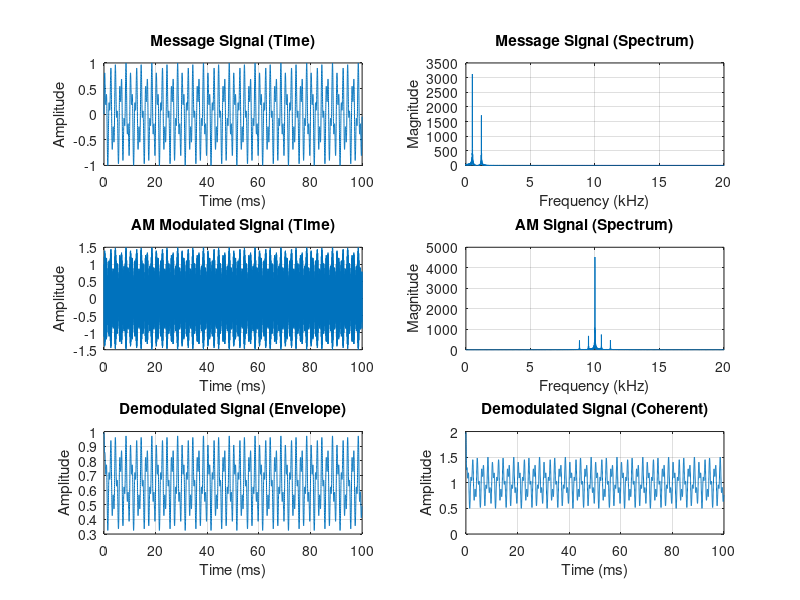
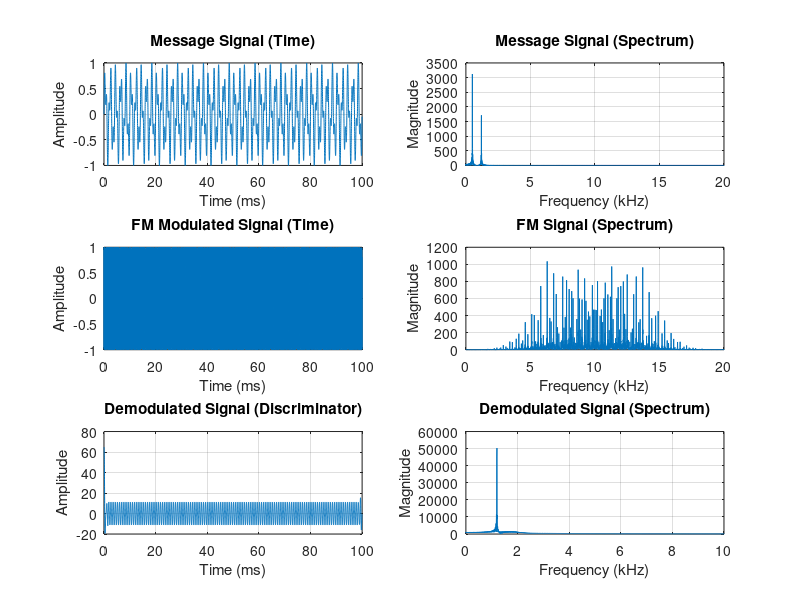
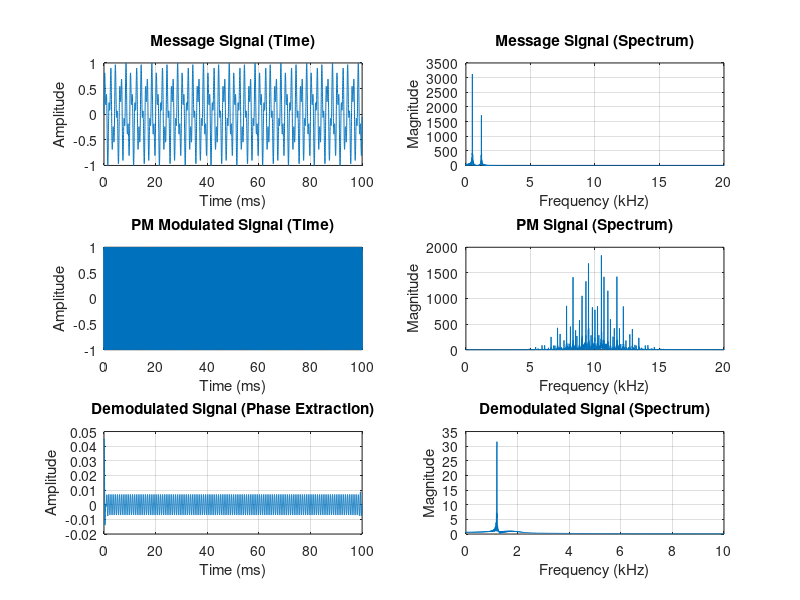
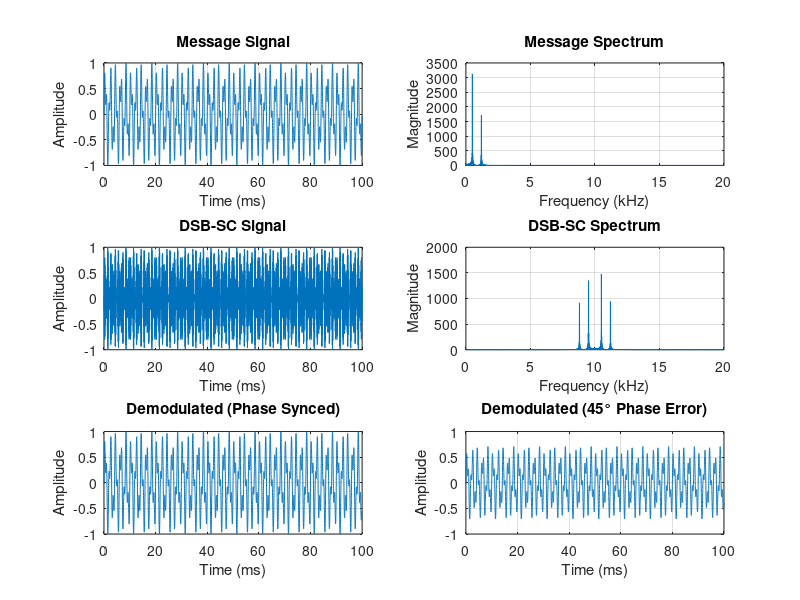

The MATLAB source for these figures, in order:
%% Analog Modulation and Demodulation Implementation
% ECE 342 Project - Spring 2026
% Team Project: Design and Implementation of Different Types of Analog 
% Modulation and Demodulation in Communication Systems Using AI
%
% This script implements: AM, FM, PM, DSB-SC, SSB, VSB
% Author: King Anwar
% Date: April 2026

clear all; close all; clc;

fprintf('=== PHASE 2: ANALOG MODULATION IMPLEMENTATION ===\n');
fprintf('ECE 342 Project - Spring 2026\n\n');

%% ========================================================================
% PARAMETERS AND SIGNAL SETUP
% ========================================================================
fs = 100e3;          % Sampling frequency (Hz) - at least 100 kHz
fc = 10e3;           % Carrier frequency (Hz) - 10 kHz
T = 0.1;             % Signal duration (seconds)
t = 0:1/fs:T-1/fs;   % Time vector (fixed to match length exactly)
N = length(t);       % Number of samples

% Message signal: sum of two sinusoids (representing audio)
f1 = 500;  % Message frequency 1 (Hz)
f2 = 1200; % Message frequency 2 (Hz)
m_t = 0.5*sin(2*pi*f1*t) + 0.3*sin(2*pi*f2*t);  % Message signal (normalized)

% Normalize message to [-1, 1] range for proper modulation
m_t = m_t / max(abs(m_t));

fprintf('Parameters: fs=%.0f Hz, fc=%.0f Hz, duration=%.3f s\n', fs, fc, T);
fprintf('Message frequencies: f1=%d Hz, f2=%d Hz\n', f1, f2);

%% ========================================================================
% HELPER FUNCTIONS
% ========================================================================

function [y_demod] = envelope_detector(y, fs, ~)
    % Simple envelope detector for AM
    % Rectification + low-pass filter
    y_rect = abs(y);  % Full-wave rectification
    % Design LPF for demodulation (cutoff ~ message bandwidth)
    fc_lpf = 2e3;  % 2 kHz cutoff (above max message freq)
    [b, a] = butter(5, fc_lpf/(fs/2), 'low');
    y_demod = filtfilt(b, a, y_rect);
end

function [y_demod] = coherent_demod(y, fs, fc, phase_offset)
    % Coherent/synchronous detector
    % Multiply by local carrier and LPF
    t = (0:length(y)-1)/fs;
    local_carrier = cos(2*pi*fc*t + phase_offset);
    y_product = y .* local_carrier;
    % LPF
    fc_lpf = 2e3;
    [b, a] = butter(5, fc_lpf/(fs/2), 'low');
    y_demod = 2 * filtfilt(b, a, y_product);
end

function [y_demod] = fm_discriminator(y, fs, fc)
    % Frequency discriminator for FM using gradient (more accurate)
    % 1. Convert to analytic signal using Hilbert transform
    y_analytic = hilbert(y);
    % 2. Extract instantaneous phase
    instantaneous_phase = unwrap(angle(y_analytic));
    % 3. Differentiate using gradient (rad/s)
    phase_deriv = gradient(instantaneous_phase, 1/fs);
    % 4. Convert to frequency deviation (Hz)
    freq_dev = phase_deriv / (2*pi);
    % 5. Remove carrier component (DC) and filter
    fc_lpf = 2e3;
    [b_hp, a_hp] = butter(5, fc_lpf/(fs/2), 'high');
    y_demod = filtfilt(b_hp, a_hp, freq_dev);
    [b_lp, a_lp] = butter(5, fc_lpf/(fs/2), 'low');
    y_demod = filtfilt(b_lp, a_lp, y_demod);
end

function [y_demod] = pm_demodulator(y, fs, fc)
    % Phase demodulation by extracting phase and removing carrier
    y_analytic = hilbert(y);
    instantaneous_phase = unwrap(angle(y_analytic));
    % Remove carrier phase component
    t = (0:length(y)-1)/fs;
    carrier_phase = 2*pi*fc*t;
    y_demod = instantaneous_phase - carrier_phase;
    % Remove DC and LPF
    fc_lpf = 2e3;
    [b_hp, a_hp] = butter(5, fc_lpf/(fs/2), 'high');
    y_demod = filtfilt(b_hp, a_hp, y_demod);
    [b_lp, a_lp] = butter(5, fc_lpf/(fs/2), 'low');
    y_demod = filtfilt(b_lp, a_lp, y_demod);
end

%% ========================================================================
% COMPUTE FFT FOR SPECTRA
% ========================================================================
N_fft = 2^nextpow2(N);
f_vec = (0:N_fft-1)*fs/N_fft - fs/2;
M_msg = fftshift(fft(m_t, N_fft));

%% ========================================================================
% MODULATION #1: AMPLITUDE MODULATION (AM)
% ========================================================================
fprintf('\n=== Modulation 1: AMPLITUDE MODULATION (AM) ===\n');

Ac = 1;                   % Carrier amplitude
modulation_index = 0.5;   % Modulation depth (0 to 1)

% Generate AM signal
s_AM = Ac * (1 + modulation_index*m_t) .* cos(2*pi*fc*t);

% Envelope detection (non-coherent)
s_AM_demod = envelope_detector(s_AM, fs, fc);

% For comparison: coherent demodulation
s_AM_coherent = coherent_demod(s_AM, fs, fc, 0);

% Compute FFT for spectra
M_AM = fftshift(fft(s_AM, N_fft));

figure(1); set(gcf, 'Name', 'AM Modulation');
subplot(3,2,1); plot(t*1000, m_t); title('Message Signal (Time)'); xlabel('Time (ms)'); ylabel('Amplitude'); grid on;
subplot(3,2,2); plot(f_vec/1000, abs(M_msg)); title('Message Signal (Spectrum)'); xlabel('Frequency (kHz)'); ylabel('Magnitude'); grid on; xlim([0 20]);
subplot(3,2,3); plot(t*1000, s_AM); title('AM Modulated Signal (Time)'); xlabel('Time (ms)'); ylabel('Amplitude'); grid on;
subplot(3,2,4); plot(f_vec/1000, abs(M_AM)); title('AM Signal (Spectrum)'); xlabel('Frequency (kHz)'); ylabel('Magnitude'); grid on; xlim([0 20]);
subplot(3,2,5); plot(t*1000, s_AM_demod); title('Demodulated Signal (Envelope)'); xlabel('Time (ms)'); ylabel('Amplitude'); grid on;
subplot(3,2,6); plot(t*1000, s_AM_coherent); title('Demodulated Signal (Coherent)'); xlabel('Time (ms)'); ylabel('Amplitude'); grid on;

fprintf('AM: Carrier at %d Hz, Sidebands at %d Hz and %d Hz\n', fc, fc-f2, fc+f2);

%% ========================================================================
% MODULATION #2: FREQUENCY MODULATION (FM)
% ========================================================================
fprintf('\n=== Modulation 2: FREQUENCY MODULATION (FM) ===\n');

Ac = 1;
kf = 5e3;  % Frequency sensitivity (Hz/V) - peak deviation depends on m(t)

% Generate FM signal using direct frequency modulation
message_integral = cumsum(m_t) * (1/fs);  % Approximate integral
phi_FM = 2*pi*fc*t + 2*pi*kf*message_integral;
s_FM = Ac * cos(phi_FM);

% FM Discriminator demodulation
s_FM_demod = fm_discriminator(s_FM, fs, fc);

% Compute spectra
M_FM = fftshift(fft(s_FM, N_fft));
M_FM_demod = fftshift(fft(s_FM_demod, N_fft));

% Calculate Peak Frequency Deviation
delta_f = kf * max(m_t);
fprintf('FM: Peak frequency deviation = %.0f Hz\n', delta_f);
fprintf('FM: Carson bandwidth = %.0f Hz\n', 2*(delta_f + f2));

figure(2); set(gcf, 'Name', 'FM Modulation');
subplot(3,2,1); plot(t*1000, m_t); title('Message Signal (Time)'); xlabel('Time (ms)'); ylabel('Amplitude'); grid on;
subplot(3,2,2); plot(f_vec/1000, abs(M_msg)); title('Message Signal (Spectrum)'); xlabel('Frequency (kHz)'); ylabel('Magnitude'); grid on; xlim([0 20]);
subplot(3,2,3); plot(t*1000, s_FM); title('FM Modulated Signal (Time)'); xlabel('Time (ms)'); ylabel('Amplitude'); grid on;
subplot(3,2,4); plot(f_vec/1000, abs(M_FM)); title('FM Signal (Spectrum)'); xlabel('Frequency (kHz)'); ylabel('Magnitude'); grid on; xlim([0 20]);
subplot(3,2,5); plot(t*1000, s_FM_demod); title('Demodulated Signal (Discriminator)'); xlabel('Time (ms)'); ylabel('Amplitude'); grid on;
subplot(3,2,6); plot(f_vec/1000, abs(M_FM_demod)); title('Demodulated Signal (Spectrum)'); xlabel('Frequency (kHz)'); ylabel('Magnitude'); grid on; xlim([0 10]);

%% ========================================================================
% MODULATION #3: PHASE MODULATION (PM)
% ========================================================================
fprintf('\n=== Modulation 3: PHASE MODULATION (PM) ===\n');

Ac = 1;
kp = pi;  % Phase sensitivity (radians/V)

% Generate PM signal
s_PM = Ac * cos(2*pi*fc*t + kp*m_t);

% PM Demodulation using phase extraction
s_PM_demod = pm_demodulator(s_PM, fs, fc);

% Compute spectra
M_PM = fftshift(fft(s_PM, N_fft));
M_PM_demod = fftshift(fft(s_PM_demod, N_fft));

figure(3); set(gcf, 'Name', 'PM Modulation');
subplot(3,2,1); plot(t*1000, m_t); title('Message Signal (Time)'); xlabel('Time (ms)'); ylabel('Amplitude'); grid on;
subplot(3,2,2); plot(f_vec/1000, abs(M_msg)); title('Message Signal (Spectrum)'); xlabel('Frequency (kHz)'); ylabel('Magnitude'); grid on; xlim([0 20]);
subplot(3,2,3); plot(t*1000, s_PM); title('PM Modulated Signal (Time)'); xlabel('Time (ms)'); ylabel('Amplitude'); grid on;
subplot(3,2,4); plot(f_vec/1000, abs(M_PM)); title('PM Signal (Spectrum)'); xlabel('Frequency (kHz)'); ylabel('Magnitude'); grid on; xlim([0 20]);
subplot(3,2,5); plot(t*1000, s_PM_demod); title('Demodulated Signal (Phase Extraction)'); xlabel('Time (ms)'); ylabel('Amplitude'); grid on;
subplot(3,2,6); plot(f_vec/1000, abs(M_PM_demod)); title('Demodulated Signal (Spectrum)'); xlabel('Frequency (kHz)'); ylabel('Magnitude'); grid on; xlim([0 10]);

%% ========================================================================
% MODULATION #4: DSB SUPPRESSED CARRIER (DSB-SC)
% ========================================================================
fprintf('\n=== Modulation 4: DSB-SC ===\n');

Ac = 1;

% Generate DSB-SC signal (multiplies message by carrier, no carrier term)
s_DSB = Ac * m_t .* cos(2*pi*fc*t);

% DSB-SC requires COHERENT demodulation (synchronous detection)
s_DSB_demod = coherent_demod(s_DSB, fs, fc, 0);

% Try with phase error to show importance of coherent detection
s_DSB_demod_pe = coherent_demod(s_DSB, fs, fc, pi/4);  % 45 degree phase error

% Compute spectra
M_DSB = fftshift(fft(s_DSB, N_fft));
M_DSB_demod = fftshift(fft(s_DSB_demod, N_fft));

figure(4); set(gcf, 'Name', 'DSB-SC Modulation');
subplot(3,2,1); plot(t*1000, m_t); title('Message Signal'); xlabel('Time (ms)'); ylabel('Amplitude'); grid on;
subplot(3,2,2); plot(f_vec/1000, abs(M_msg)); title('Message Spectrum'); xlabel('Frequency (kHz)'); ylabel('Magnitude'); grid on; xlim([0 20]);
subplot(3,2,3); plot(t*1000, s_DSB); title('DSB-SC Signal'); xlabel('Time (ms)'); ylabel('Amplitude'); grid on;
subplot(3,2,4); plot(f_vec/1000, abs(M_DSB)); title('DSB-SC Spectrum'); xlabel('Frequency (kHz)'); ylabel('Magnitude'); grid on; xlim([0 20]);
subplot(3,2,5); plot(t*1000, s_DSB_demod); title('Demodulated (Phase Synced)'); xlabel('Time (ms)'); ylabel('Amplitude'); grid on;
subplot(3,2,6); plot(t*1000, s_DSB_demod_pe); title('Demodulated (45° Phase Error)'); xlabel('Time (ms)'); ylabel('Amplitude'); grid on;

%% ========================================================================
% MODULATION #5: SINGLE SIDEBAND (SSB) - USB AND LSB
% ========================================================================
fprintf('\n=== Modulation 5: SINGLE SIDEBAND (SSB) ===\n');

% Generate Hilbert transform for SSB
m_hilbert = hilbert(m_t);  % Analytic signal
m_ht = imag(m_hilbert);    % Hilbert transform (90 deg phase shift)

% CORRECTED: Upper Sideband (USB): m(t)cos(wc) - m_hat(t)sin(wc)
s_USB = 0.5 * m_t .* cos(2*pi*fc*t) - 0.5 * m_ht .* sin(2*pi*fc*t);
% Lower Sideband (LSB): m(t)cos(wc) + m_hat(t)sin(wc)
s_LSB = 0.5 * m_t .* cos(2*pi*fc*t) + 0.5 * m_ht .* sin(2*pi*fc*t);

% SSB Demodulation (coherent required)
s_USB_demod = coherent_demod(s_USB, fs, fc, 0);
s_LSB_demod = coherent_demod(s_LSB, fs, fc, 0);

% Compute spectra
M_USB = fftshift(fft(s_USB, N_fft));
M_LSB = fftshift(fft(s_LSB, N_fft));

% Plot USB
figure(5); set(gcf, 'Name', 'SSB-USB Modulation');
subplot(3,2,1); plot(t*1000, m_t); title('Message Signal'); xlabel('Time (ms)'); ylabel('Amplitude'); grid on;
subplot(3,2,2); plot(f_vec/1000, abs(M_msg)); title('Message Spectrum'); xlabel('Frequency (kHz)'); ylabel('Magnitude'); grid on; xlim([0 20]);
subplot(3,2,3); plot(t*1000, s_USB); title('USB Signal'); xlabel('Time (ms)'); ylabel('Amplitude'); grid on;
subplot(3,2,4); plot(f_vec/1000, abs(M_USB)); title('USB Spectrum'); xlabel('Frequency (kHz)'); ylabel('Magnitude'); grid on; xlim([0 20]);
subplot(3,2,5); plot(t*1000, s_USB_demod); title('Demodulated USB'); xlabel('Time (ms)'); ylabel('Amplitude'); grid on;
subplot(3,2,6); plot(f_vec/1000, abs(fftshift(fft(s_USB_demod, N_fft)))); title('Demod Spectrum'); xlabel('Frequency (kHz)'); ylabel('Magnitude'); grid on; xlim([0 10]);

% Plot LSB
figure(6); set(gcf, 'Name', 'SSB-LSB Modulation');
subplot(3,2,1); plot(t*1000, m_t); title('Message Signal'); xlabel('Time (ms)'); ylabel('Amplitude'); grid on;
subplot(3,2,2); plot(f_vec/1000, abs(M_msg)); title('Message Spectrum'); xlabel('Frequency (kHz)'); ylabel('Magnitude'); grid on; xlim([0 20]);
subplot(3,2,3); plot(t*1000, s_LSB); title('LSB Signal'); xlabel('Time (ms)'); ylabel('Amplitude'); grid on;
subplot(3,2,4); plot(f_vec/1000, abs(M_LSB)); title('LSB Spectrum'); xlabel('Frequency (kHz)'); ylabel('Magnitude'); grid on; xlim([0 20]);
subplot(3,2,5); plot(t*1000, s_LSB_demod); title('Demodulated LSB'); xlabel('Time (ms)'); ylabel('Amplitude'); grid on;
subplot(3,2,6); plot(f_vec/1000, abs(fftshift(fft(s_LSB_demod, N_fft)))); title('Demod Spectrum'); xlabel('Frequency (kHz)'); ylabel('Magnitude'); grid on; xlim([0 10]);

fprintf('SSB: Bandwidth = %.0f Hz (half of DSB)\n', f2);

%% ========================================================================
% MODULATION #6: VESTIGIAL SIDEBAND (VSB)
% ========================================================================
fprintf('\n=== Modulation 6: VESTIGIAL SIDEBAND (VSB) ===\n');

% Generate DSB signal (full both sidebands)
s_DSB_vsb = m_t .* cos(2*pi*fc*t);

% Design an asymmetric bandpass filter to create VSB:
% - Keep the upper sideband fully (fc to fc+1200 Hz)
% - Keep a vestige of the lower sideband (fc-500 to fc)
% - Use an FIR filter (firpm) for precise asymmetry
f_pass_low = fc - 500;   % lower passband edge (vestige)
f_stop_low = fc - 800;   % lower stopband edge (suppress deep LSB)
f_pass_high = fc + 1200; % upper passband edge (full USB)
f_stop_high = fc + 1500; % upper stopband edge

% Normalize frequencies to Nyquist (fs/2)
nyq = fs/2;
edges = [0, f_stop_low, f_pass_low, f_pass_high, f_stop_high, nyq] / nyq;
magnitudes = [0, 0, 1, 1, 0, 0];  % stop, transition, pass, pass, transition, stop

% Design FIR filter (default weight = 1 per band)
b_vsb = firpm(200, edges, magnitudes);   % <-- fixed: removed 'dev' argument
s_VSB = filter(b_vsb, 1, s_DSB_vsb);

% VSB Demodulation (coherent)
s_VSB_demod = coherent_demod(s_VSB, fs, fc, 0);

% Compute spectra
M_VSB = fftshift(fft(s_VSB, N_fft));
M_VSB_demod = fftshift(fft(s_VSB_demod, N_fft));

% Plot results
figure(7); set(gcf, 'Name', 'VSB Modulation');
subplot(3,2,1); plot(t*1000, m_t); title('Message Signal'); xlabel('Time (ms)'); ylabel('Amplitude'); grid on;
subplot(3,2,2); plot(f_vec/1000, abs(M_msg)); title('Message Spectrum'); xlabel('Frequency (kHz)'); ylabel('Magnitude'); grid on; xlim([0 20]);
subplot(3,2,3); plot(t*1000, s_VSB); title('VSB Signal'); xlabel('Time (ms)'); ylabel('Amplitude'); grid on;
subplot(3,2,4); plot(f_vec/1000, abs(M_VSB)); title('VSB Spectrum'); xlabel('Frequency (kHz)'); ylabel('Magnitude'); grid on; xlim([0 20]);
subplot(3,2,5); plot(t*1000, s_VSB_demod); title('Demodulated VSB'); xlabel('Time (ms)'); ylabel('Amplitude'); grid on;
subplot(3,2,6); plot(f_vec/1000, abs(M_VSB_demod)); title('Demod Spectrum'); xlabel('Frequency (kHz)'); ylabel('Magnitude'); grid on; xlim([0 10]);
%% ========================================================================
% SUMMARY COMPARISON
% ========================================================================
fprintf('\n=== MODULATION COMPARISON SUMMARY ===\n');
fprintf('Modulation Type | Bandwidth | Demod Method | Complexity\n');
fprintf('-------------|----------|-------------|------------\n');
fprintf('AM           | 2f_m (%d Hz) | Envelope    | Low\n', 2*f2);
fprintf('FM           | 2(D+ f_m)  | Discrim/PLL | Medium\n');
fprintf('PM           | Similar FM| PLL         | Medium\n');
fprintf('DSB-SC       | 2f_m (%d Hz) | Coherent   | High\n', 2*f2);
fprintf('SSB          | f_m (%d Hz)  | Coherent   | High\n', f2);
fprintf('VSB          | ~1.25f_m   | Coherent   | High\n');

fprintf('\n=== PHASE 2 COMPLETE ===\n');
fprintf('All modulation types simulated successfully.\n');
fprintf('Figures 1-7 show time-domain and frequency-domain results.\n');
